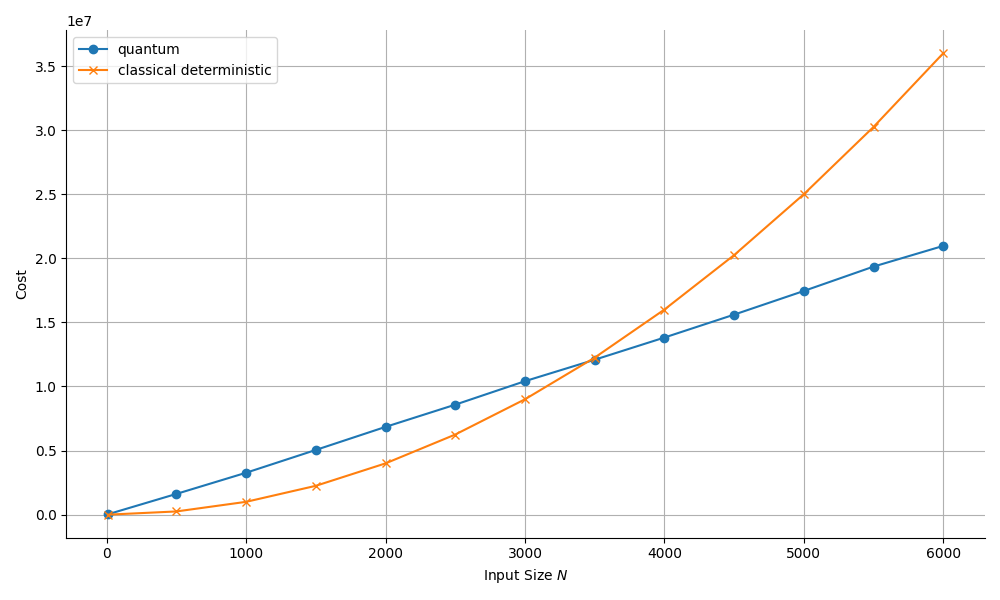

Recreate this plot in Python.
import numpy as np
import pandas as pd
import matplotlib.pyplot as plt

# Load data

raw = """
n,cost
10,31876.43
500,1617653.78
1000,3269685.47
1500,5047626.53
2000,6846601.46
2500,8580440.97
3000,10413362.58
3500,12086813.44
4000,13817248.78
4500,15605274.42
5000,17450784.83
5500,19353284.74
6000,20968321.49
"""

def rand_cost(n):
	return n + 0.5 * sum((n + 1)/(r+1) for r in range(1, n))

df = pd.read_csv('triangular.csv')


# Plot cost vs good (g) for each unique value of n
plt.figure(figsize=(10, 6))
plt.plot(df['n'], df['cost'], marker='o', label='quantum')
plt.plot(df['n'],df['n']**2, marker='x', label='classical deterministic')
# plt.plot(df['n'],[rand_cost(n) for n in df['n']], marker='*', label='classical randomized')

plt.xlabel('Input Size $N$')
plt.ylabel('Cost')
plt.title('')
plt.legend()
plt.grid(True)
ax = plt.gca()
ax.spines['top'].set_visible(False)
ax.spines['right'].set_visible(False)
plt.tight_layout()
plt.savefig('triangular.png')
plt.close()

